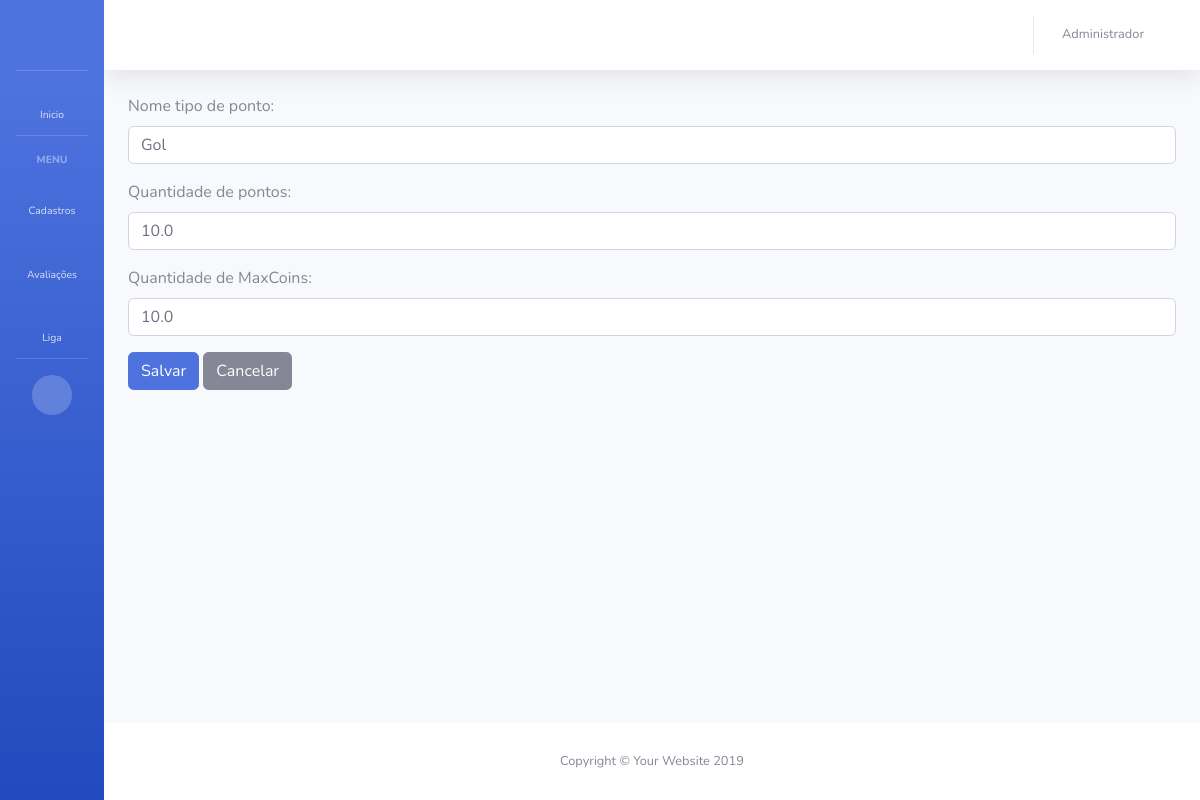
The page /tipo-ponto/atualizar-tipo-ponto/1/ (signed in) on the database as committed earlier.
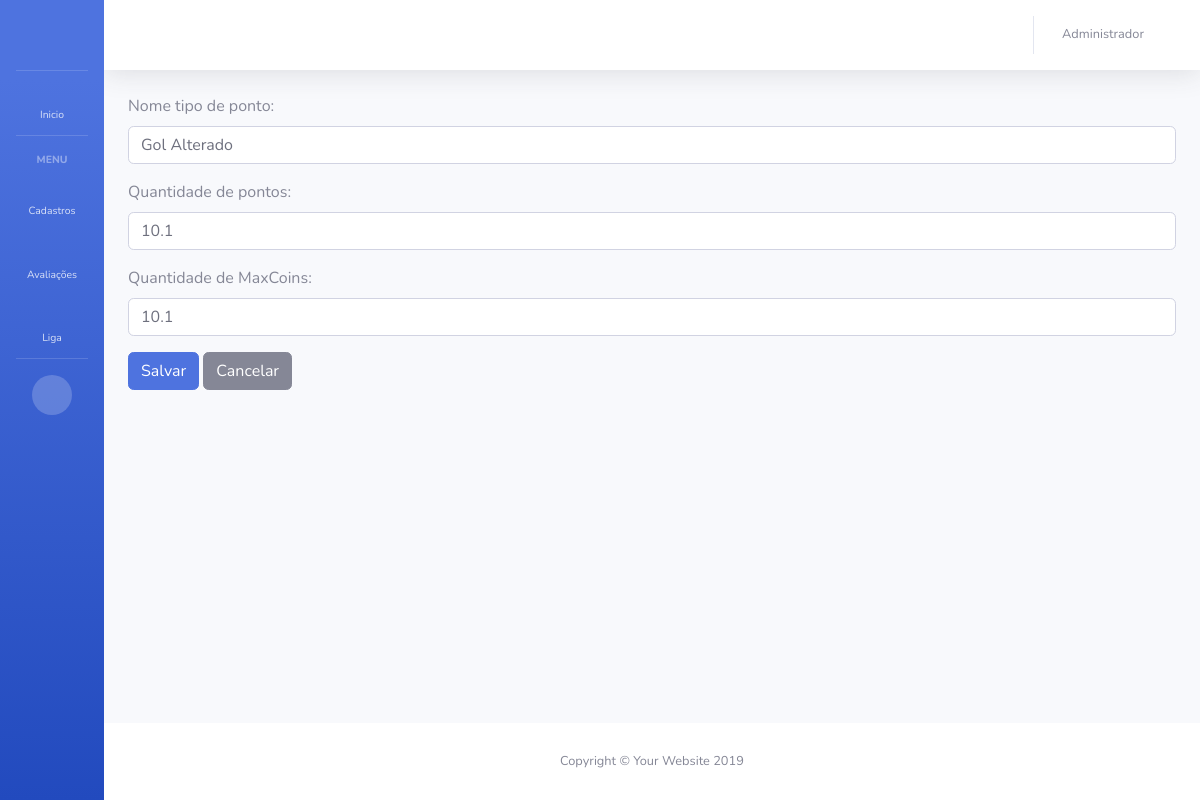
The same page on the database as committed later.
### app_maxliga/models.py (models this page shows, shortened)
class TipoPonto(models.Model):
    nome = models.CharField('Nome tipo de ponto', max_length=128)
    qtd_ponto = models.FloatField('Quantidade de pontos', blank=True, default=0)
    qtd_maxcoins = models.FloatField('Quantidade de MaxCoins', blank=True, default=0)
    data_cadastro = models.DateTimeField('Data de criação', auto_now_add=True)

### app_maxliga/views.py (the view)
# urls.py: path('tipo-ponto/atualizar-tipo-ponto/<int:id>/', atualizar_tipo_ponto, name='atualizar_tipo_ponto'),
@login_required
def atualizar_tipo_ponto(request, id):
    user = request.user.id
    colaborador = Colaborador.objects.get(usuario=user)
    if colaborador.departamento.admin == True:
        tipo_ponto = TipoPonto.objects.get(id=id)
        form = TipoPontoForm(request.POST or None, instance=tipo_ponto)
        if form.is_valid():
            post = form.save(commit=False)
            post.save()
            return redirect('lista_tipo_ponto')
        data = {
            'colaborador': colaborador,
            'form': form,
            'tipo_ponto':tipo_ponto,
        }
        return render(request, 'app_maxliga/cadastro_tipo_ponto.html', data)
    return redirect('home')

### app_maxliga/forms.py
class TipoPontoForm(forms.ModelForm):
    class Meta:
        model = TipoPonto
        fields = ('nome', 'qtd_ponto', 'qtd_maxcoins',)
        widgets = {
            'nome': forms.TextInput(attrs={'class': 'form-control'}),
            'qtd_ponto': forms.NumberInput(attrs={'class': 'form-control'}),
            'qtd_maxcoins': forms.NumberInput(attrs={'class': 'form-control'})
        }

### app_maxliga/templates/app_maxliga/cadastro_tipo_ponto.html (shortened to what this page needs)
{% extends 'base.html' %}
    {% block BodyHeading %}
    {% if colaborador.departamento.admin == True %}
    <form method="post">
        {{ form.as_p }}
        <button class="btn btn-primary" type="submit">Salvar</button>
        <a class="btn btn-secondary" href="{% url 'lista_tipo_ponto' %}">Cancelar</a>
    </form>
    {% endif %}
    {% endblock %}

Rows that differ between the two databases and show on the page:
changed TipoPonto: nome "Gol" → "Gol Alterado"; qtd_ponto "10.0" → "10.1"; qtd_maxcoins "10.0" → "10.1"
